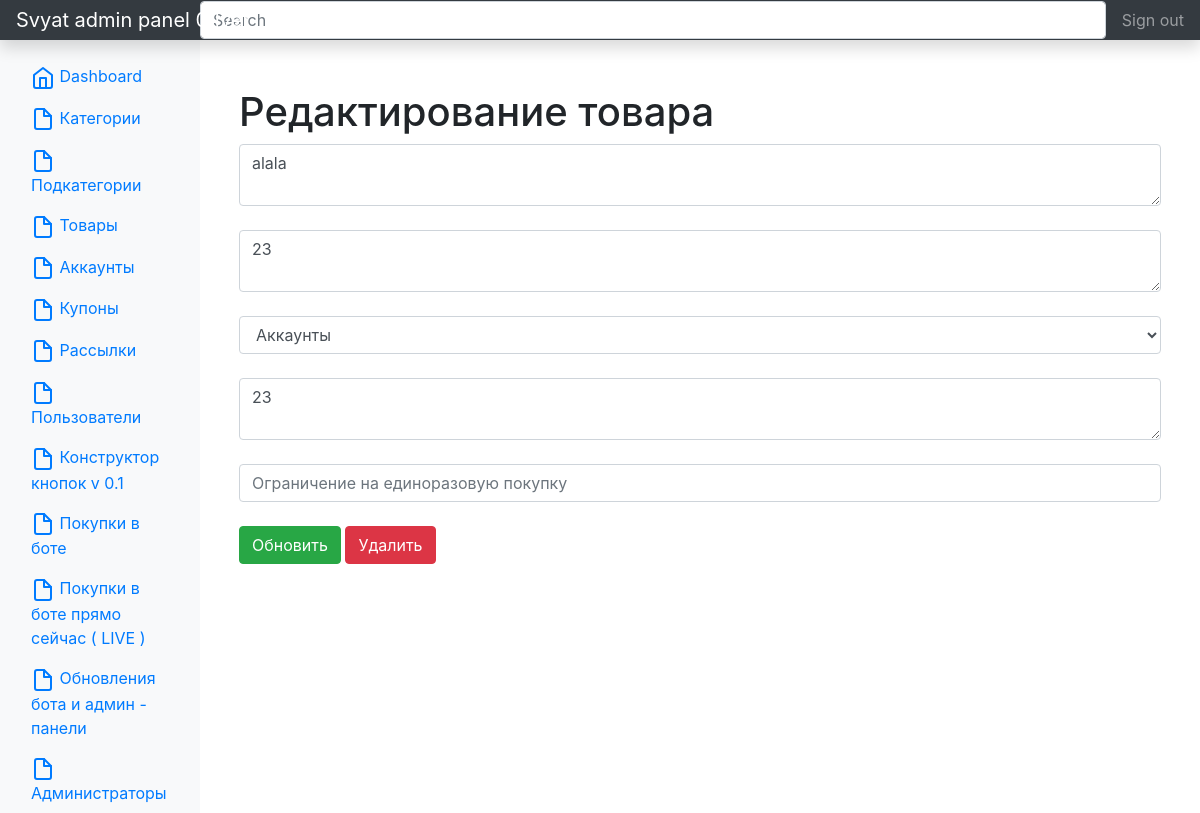
The page /admin/posts/1/update (signed in) on the database its author committed.
### app.py (models this page shows, shortened)
class Product(db.Model):
    id = db.Column(db.Integer, primary_key=True)
    title = db.Column(db.String(100), nullable=False)
    price = db.Column(db.Integer, nullable=False)
    kolvo = db.Column(db.Integer, nullable=False, default=0)
    category = db.Column(db.String(50), nullable=False)
    description = db.Column(db.Text, nullable=False)
    limit_on_time_purchase = db.Column(db.Integer, nullable=False) #

### app.py (the view)
@app.route('/admin/posts/<int:id>/update', methods=['POST', 'GET'])
@login_required
def post_update(id):
    product = Product.query.get(id)
    if request.method == "POST":
        product.title = request.form['title']
        product.price = request.form['price']
        product.category = request.form['category']
        product.description = request.form['description']
        product.limit_on_time_purchase = request.form['limit_on_time_purchase'] #
        try:
            db.session.commit()
            return redirect('/admin/products')
        except:
            return "При редактировании товара произошла ошибка"
    else:
        podcategories = PodCategory.query.all()
        return render_template("product_update.html", product=product, podcategories=podcategories)

### app.py (called while the page is built)
@manager.user_loader
def load_user(user_id):
    return AdminUser.query.get(user_id)

@app.after_request
def redirect_to_signin(response):
    if response.status_code == 401:
        return redirect(url_for('login_page'))
    return response

### templates/product_update.html (shortened to what this page needs)
{% extends 'base.html' %}
{% block body %}
<div class="container mt-5">
	<h1>Редактирование товара</h1>
	<form method="post">
		<textarea type="text" name="title" id="title"  class="form-control">{{ product.title }}</textarea><br>
		<textarea name="price" id="price"  class="form-control">{{ product.price }}</textarea><br>
		<select name="category" id="category" class="form-control">
		 {% for el in podcategories %}
		 <option>{{ el.title }}</option>
		 {% endfor %}
		 </select><br>
		<textarea name="description" id="description" class="form-control">{{ product.description }}</textarea><br>
        <input name="limit_on_time_purchase" id="limit_on_time_purchase" placeholder="Ограничение на единоразовую покупку" class="form-control"><br>
		<input type="submit" class="btn btn-success" value="Обновить"></a>
		<a href="/admin/posts/{{ product.id }}/del" class="btn btn-danger">Удалить</a>
</form>
</div>
{% endblock %}

### rows shown on the page
Product: title "alala", price "23", description "23"

### other values the page prints
form field category "Аккаунты"
